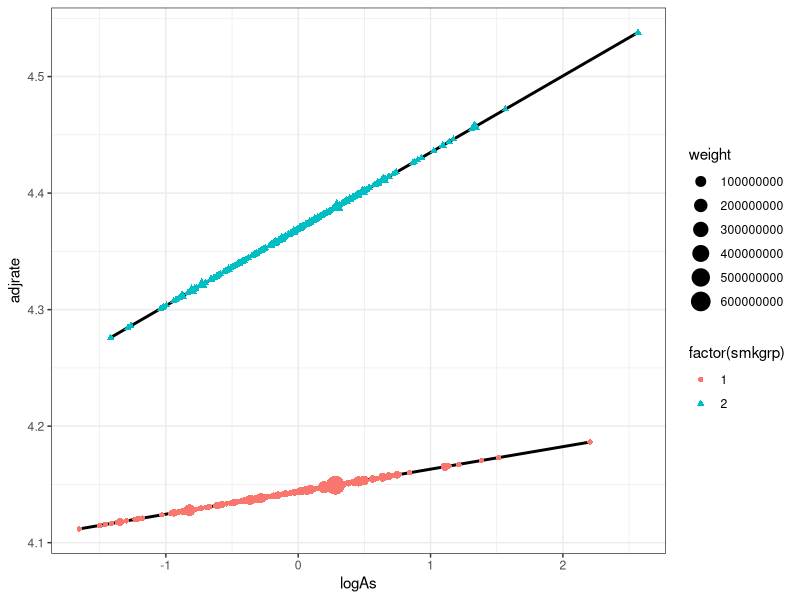
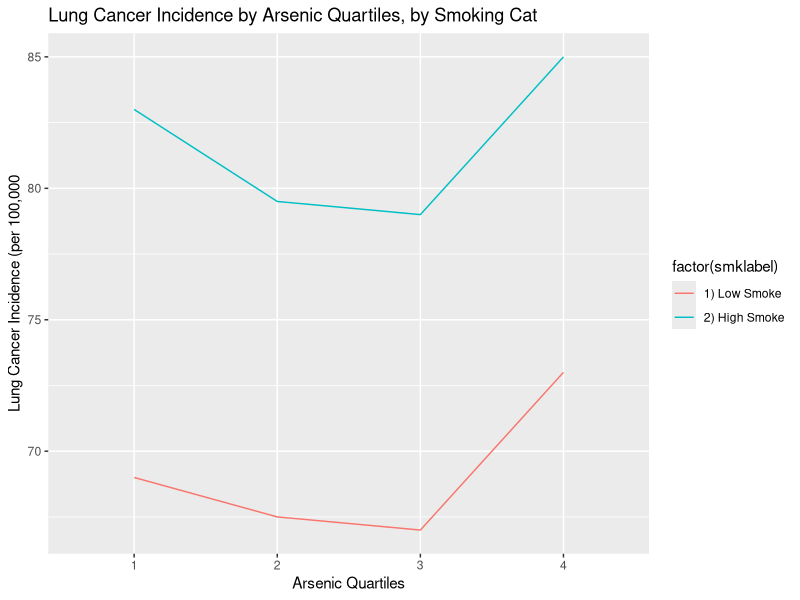
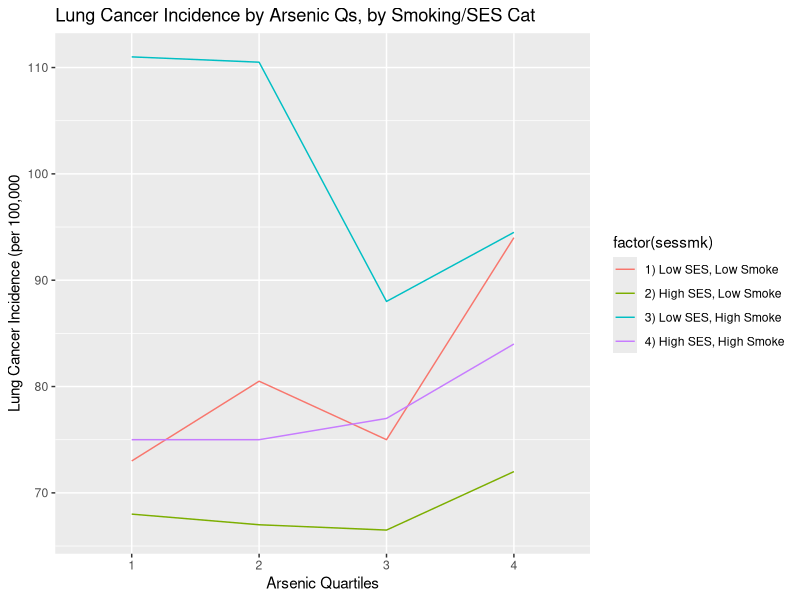
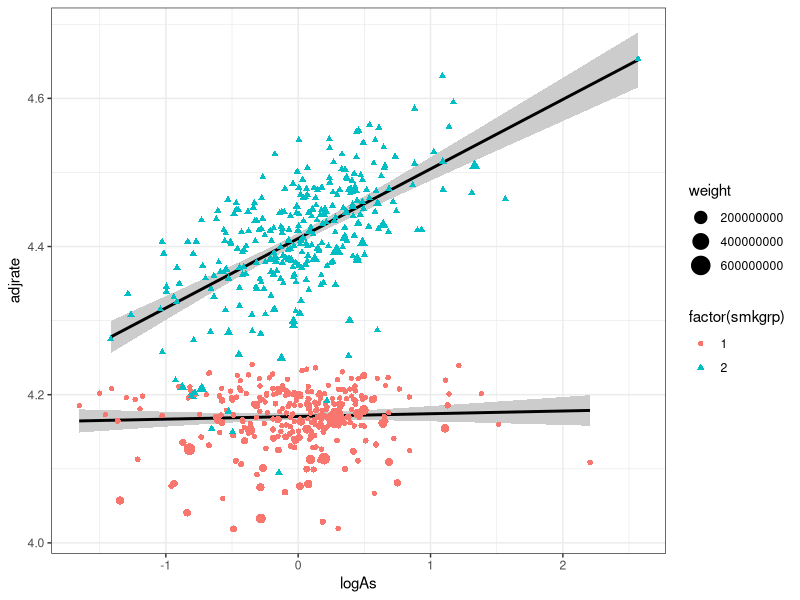
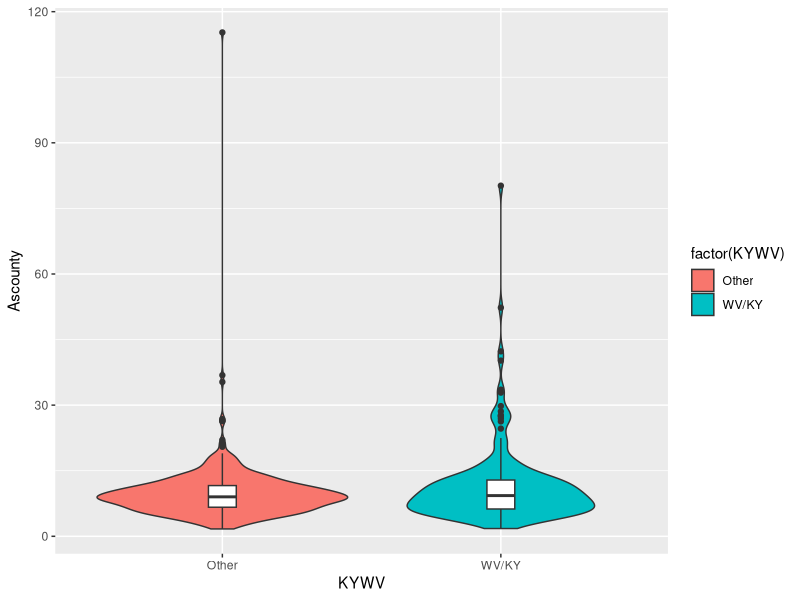
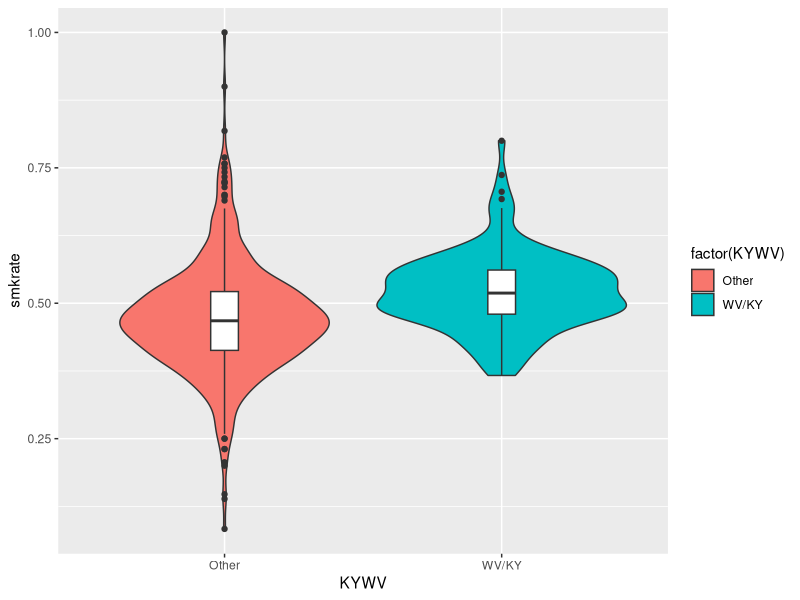
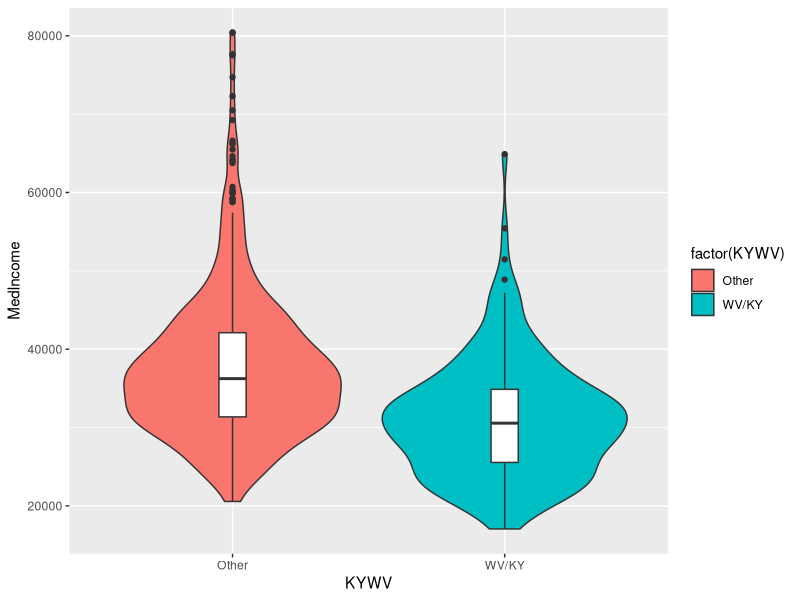
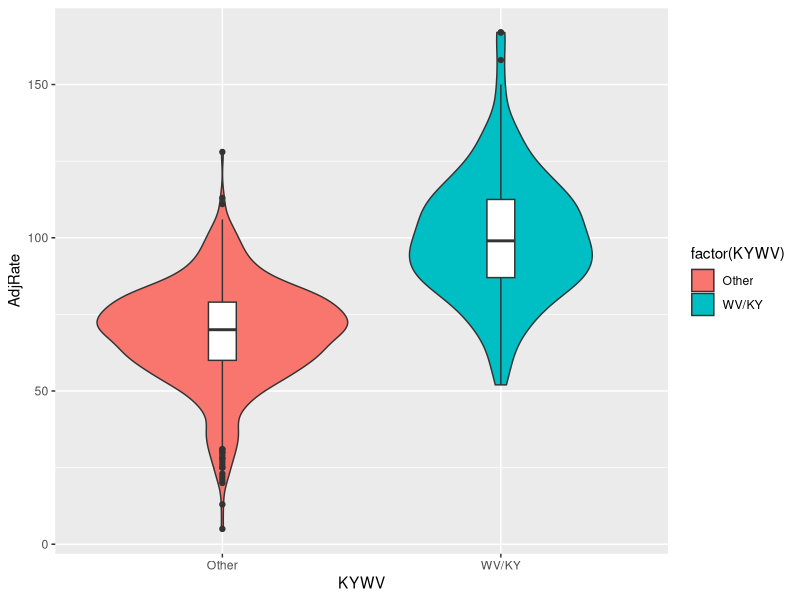

Here is the R script that generated these plots, in order:
## ---- chunk 1
library(knitr)
knitr::opts_chunk$set(error = TRUE, comment = NA, warnings = FALSE, messages = FALSE, tidy = TRUE, fig.path="Figs/", echo = TRUE, include = TRUE, digits = 3)
options(scipen=999)
## ---- chunk 2
suppressWarnings(suppressMessages(library(ggplot2)))
suppressWarnings(suppressMessages(library(dplyr)))
suppressWarnings(suppressMessages(library(tidyr)))
## ---- chunk 3
full <- read.csv("./File_S4.csv", 
                 row.names = 1) # change directory for FileS4.csv
## ---- chunk 4
full$lnAs <- log(full$Ascounty) - mean(na.omit(log(full$Ascounty))) 
full$lnInc <- log(full$MedIncome) - mean(na.omit(log(full$MedIncome))) 
full$Population <- as.numeric(as.character(full$Population))
full$lnsmk <- full$smkrate
full$lnar <- log(full$AdjRate)
## ---- chunk 5
# Poisson regression
glm1 <- glm(full$AdjRate ~ full$Ascounty, 
            family=poisson, 
            weights=as.numeric(full$Population)) 
summary(glm1)
# odds ratio with CI
glm1_odds <- exp(cbind(OR = coef(glm1), confint(glm1))) 

# Linear regression
lm1 <- lm(full$lnar ~ full$Ascounty,
          weights=as.numeric(full$Population))
summary(lm1)
# odds ratio with CI
lm1_odds <- exp(cbind(OR = coef(lm1), confint(lm1))) 
## ---- chunk 6
# Poisson regression
SESassmk <- glm(full$AdjRate ~ full$smkrate 
                + full$Ascounty 
                + full$MedIncome, 
                family=poisson, 
                weights=as.numeric(full$Population))
summary(SESassmk)
SESassmk_odds <- exp(cbind(OR = coef(SESassmk), confint(SESassmk)))

#Linear regressions
SESassmklm <- lm(full$lnar ~ full$smkrate 
                 + full$Ascounty 
                 + full$MedIncome,
                 weights=as.numeric(full$Population))
summary(SESassmklm)
SESassmklm_odds <- exp(cbind(OR = coef(SESassmklm), confint(SESassmklm)))

## ---- chunk 7
Model_and_Variable = c("Arsenic")
Coefficient = c(round(summary(glm1)$coefficients[2], digits = 4))
Std.Error = c("1.9 x 10^-6") # summary(glm1)$coefficients[4]
Odds_Ratio_CI = c(paste(c(round(glm1_odds[2,1], digits = 3), 
                          "(", round(glm1_odds[2,2], digits = 3), "-",
                          round(glm1_odds[2,3], digits = 3), ")") 
                        ,collapse = " "))
P_value = c("P<0.0001")
N = c(742)
df = data.frame(Model_and_Variable,Coefficient,Std.Error,Odds_Ratio_CI,P_value,N)
kable(df)
# should we add the P-value and N as variables?
# remove underscores from table labels?
# table in knit pdf needs to be reformatted to fit the page
# scientific notation?
# do we want to add a table for the results from the linear model?
## ---- chunk 8
Model_and_Variable = c("Arsenic","Smoking","Median Income")
Coefficient = c(round(summary(SESassmk)$coefficients[3],digits = 4),
                round(summary(SESassmk)$coefficients[2], digits = 4),
                round(summary(SESassmk)$coefficients[4], digits = 4))
Std.Error = c("1.9 x 10^-6",
              "0.0002",
              "1.31 x 10^-9")
Odds_Ratio_CI = c(paste(c(round(SESassmk_odds[3], digits = 3), "(", 
                            round(SESassmk_odds[7], digits = 3), "-", 
                            round(SESassmk_odds[11], digits = 3), ")") 
                          ,collapse = " "),
                  paste(c(round(SESassmk_odds[2], digits = 3), "(", 
                            round(SESassmk_odds[6], digits = 3), "-", 
                            round(SESassmk_odds[10], digits = 3), ")") 
                          ,collapse = " "),
                  paste(c(round(SESassmk_odds[4], digits = 3), "(", 
                            round(SESassmk_odds[8], digits = 3), "-", 
                            round(SESassmk_odds[12], digits = 3), ")") 
                          ,collapse = " "))
P_value = c("P<0.0001")
N = c(585)
df = data.frame(Model_and_Variable,Coefficient,Std.Error,Odds_Ratio_CI,P_value,N)
kable(df)
# should we add the P-value and N as variables?
# remove underscores from table labels?
# table in knit pdf needs to be reformatted to fit the page
# scientific notation?
# do we want to add a table for the results from the linear model?
## ---- chunk 9
Compound = c("Arsenic")
Low_ppm = c(1.477)
High_ppm = c(14.525)
B_Estimate = c(0.0039)
Lung_Cancer_Rate_Increase_Pct = c("5.3%")
df = data.frame(Compound,Low_ppm,High_ppm,B_Estimate,Lung_Cancer_Rate_Increase_Pct)
kable(df)
# change values in table to variables, need to move this.
## ---- chunk 10
## Estimate the 25, 50, amd 75% quartile points for each variable for the quartiles interaction models
AsCut <- NA
AsCut[1] <- as.numeric(summary(full$lnAs)[2])
AsCut[2] <- as.numeric(summary(full$lnAs)[3])
AsCut[3] <- as.numeric(summary(full$lnAs)[5])

SmkCut <- NA
SmkCut[1] <- as.numeric(summary(full$lnsmk)[2])
SmkCut[2] <- as.numeric(summary(full$lnsmk)[3])
SmkCut[3] <- as.numeric(summary(full$lnsmk)[5])

SESCut <- NA
SESCut[1] <- as.numeric(summary(full$lnInc)[2])
SESCut[2] <- as.numeric(summary(full$lnInc)[3])
SESCut[3] <- as.numeric(summary(full$lnInc)[5])

## Calculate Strat Groups ##
## Smoking Quartiles
smkgrp <- ifelse(is.na(full$lnsmk), NA, ifelse(full$lnsmk < SmkCut[1], 1, ifelse(full$lnsmk >= SmkCut[1] & full$lnsmk < SmkCut[2], 2, ifelse(full$lnsmk >= SmkCut[2] & full$lnsmk < SmkCut[3], 3, 4))))
## SES Low-Income Cutoffs
SESgrp <- ifelse(is.na(full$MedIncome), NA, ifelse(full$MedIncome < 24000 & !is.na(full$MedIncome), 1, ifelse(full$MedIncome>= 24000 & full$MedIncome< 28700, 2, ifelse(full$MedIncome >= 28700 & full$MedIncome < 38300, 3, 4))))
## SES Quartiles
#SESgrp <- ifelse(full$lnInc< -0.158, 1, ifelse(full$lnInc>=-0.158 & full$lnInc< -0.00391, 2, ifelse(full$lnInc>=-0.00391 & full$lnInc <0.1478, 3, 4)))
## Arsenic Quartiles
AsQ <- ifelse(is.na(full$lnAs), NA, ifelse(full$lnAs < AsCut[1], 1, ifelse(full$lnAs >= AsCut[1] & full$lnAs < AsCut[2], 2, ifelse(full$lnAs >= AsCut[2] & full$lnAs < AsCut[3], 3, 4))))

full$smkgrp <- ifelse(is.na(full$lnsmk), NA, ifelse(full$lnsmk < SmkCut[1], 1, ifelse(full$lnsmk >= SmkCut[1] & full$lnsmk < SmkCut[2], 2, ifelse(full$lnsmk >= SmkCut[2] & full$lnsmk < SmkCut[3], 3, 4))))
## SES Low-Income Cutoffs
full$SESgrp <- ifelse(is.na(full$MedIncome), NA, ifelse(full$MedIncome < 24000 & !is.na(full$MedIncome), 1, ifelse(full$MedIncome>= 24000 & full$MedIncome< 28700, 2, ifelse(full$MedIncome >= 28700 & full$MedIncome < 38300, 3, 4))))
## SES Quartiles
#SESgrp <- ifelse(full$lnInc< -0.158, 1, ifelse(full$lnInc>=-0.158 & full$lnInc< -0.00391, 2, ifelse(full$lnInc>=-0.00391 & full$lnInc <0.1478, 3, 4)))
## Arsenic Quartiles
full$AsQ <- ifelse(is.na(full$lnAs), NA, ifelse(full$lnAs < AsCut[1], 1, ifelse(full$lnAs >= AsCut[1] & full$lnAs < AsCut[2], 2, ifelse(full$lnAs >= AsCut[2] & full$lnAs < AsCut[3], 3, 4))))

## Quartile-Based Interaction Models
## Convert quartiles to factors
AsQf <- as.factor(AsQ)
smkgrpf <- as.factor(smkgrp)
smkgrpfbak <- smkgrpf
SESgrpf <- as.factor(SESgrp)

full$AsQf <- as.factor(full$AsQ)
full$smkgrpf <- as.factor(full$smkgrp)
full$smkgrpfbak <- full$smkgrpf
full$SESgrpf <- as.factor(full$SESgrp)
## ---- chunk 11
#############
## ARSENIC ## figure 2
#############
## Arsenic and Smoking This creates the data for the first line of table 3 and the p
## value displayed on the right graph on figure 2
smkgrpf <- smkgrpfbak
smkgrpf <- ifelse(is.na(smkgrpf), NA, ifelse(smkgrpf==1 | smkgrpf==2, 1, 2))
intAsSmk <- aov(full$AdjRate ~ SESgrpf + AsQf*smkgrpf, weights=as.numeric(full$Population))
summary(intAsSmk)

## Without SES This creates the p value displayed on the left graph for figure 2
intAsSmk2 <- aov(full$AdjRate ~ AsQf*smkgrpf, weights=as.numeric(full$Population))
summary(intAsSmk2)

## Arsenic and SES this creates the statistics for table3 second model
intAsSES <- aov(full$AdjRate ~ smkgrpf + AsQf*SESgrpf, weights=as.numeric(full$Population))
summary(intAsSES) 
## ---- chunk 12
## Plot the Interaction between Arsenic and Smoking WITHOUT SES
smkgrpf <- smkgrpfbak
smkgrpf <- ifelse(is.na(smkgrpf), NA, ifelse(smkgrpf==1 | smkgrpf==2,1,2))

# Two models are run to get the two lines for low and high smoking, unadjusted
r1 <- glm(full[smkgrpf==1,]$AdjRate ~ full[smkgrpf==1,]$lnAs, family=poisson, weights=as.numeric(full[smkgrpf==1,]$Population))
summary(r1)
r2 <- glm(full[smkgrpf==2,]$AdjRate ~ full[smkgrpf==2,]$lnAs, family=poisson, weights=as.numeric(full[smkgrpf==2,]$Population)) # run model to get the fitted values
summary(r2)

	#	this section builds the dataset from the model output for graphing
data1 <- cbind( c(t(r1$model[2]),t(r2$model[2])), # ln arsenic values
			        	c(log(r1$fitted.values),log(r2$fitted.values)), # fitted dependent vars
			        	c(r1$weights, r2$weights), # county populations
			        	c(rep("1",dim(r1$model[2])[1]), rep("2",dim(r2$model[2])[1]))) 
			        	# smoking group

data1 <- as.data.frame(data1, stringsAsFactors=FALSE)
names(data1) <- c("logAs","logRate", "weight", "smkgrp")
data1$logAs  <- as.numeric(as.character(data1$logAs))
data1$logRate <- as.numeric(as.character(data1$logRate)) # these are the fitted values
data1$weight  <- as.numeric(as.character(data1$weight))
data1$smkgrp  <- as.numeric(as.character(data1$smkgrp))
data1$adjinc  <- c(as.numeric(coef(r1)[2])*r1$model[,2]*0, as.numeric(coef(r2)[2])*r2$model[,2]*0)  # this is the increment added by arsenic, but it
                                         # is zeroed out
data1$adjrate <- data1$adjinc+data1$logRate # the same as logRate

#This creates the graph but I'm not sure if you can have the fitted line without dots

assmkp <- ggplot(data1, aes(x=logAs, y=adjrate, shape=factor(smkgrp), color=factor(smkgrp))) 
assmkp + stat_smooth(method = "glm", level=0.95, alpha=1, fill="grey80", color="black") +
		 #scale_color_manual(values=c("grey50","grey70")) +		
		 geom_point(aes(size=weight)) +
		 geom_point() +
		 theme(legend.position = "right") +
		 theme_bw()

full$smkgrpf <- full$smkgrpfbak
full$smkgrpf <- ifelse(is.na(full$smkgrpf), NA, ifelse(full$smkgrpf==1 | full$smkgrpf==2, 1, 2))

full$SESgrp2f <- full$SESgrpf
full$SESgrp2f <- ifelse(is.na(full$SESgrp2f), NA, ifelse(full$SESgrp2f==1 | full$SESgrp2f==2, 1, 2))

# This creates the combined SES and smoking group into one variable, categories 1,2 
# are the low smoking categories, important to note that the SES categories are not
# quartiles

full$sessmk = ifelse(full$SESgrp2f==1 & full$smkgrpf==1,"1) Low SES, Low Smoke",
              ifelse(full$SESgrp2f==2 & full$smkgrpf==1,"2) High SES, Low Smoke", 
              ifelse(full$SESgrp2f==1 & full$smkgrpf==2,"3) Low SES, High Smoke", 
            ifelse(full$SESgrp2f==2 & full$smkgrpf==2,"4) High SES, High Smoke",NA))))
 
# This is the graph with only two lines for the two smoking groups with actual data

full$smklabel <- ifelse(is.na(full$smkgrpf), NA, ifelse(full$smkgrpf==1,'1) Low Smoke', '2) High Smoke'))

graphfile <- full %>%
             group_by(AsQf,smklabel) %>%
             summarise(meanrate = median(AdjRate) ) 

finalgraph <- graphfile[!is.na(graphfile$AsQf) & !is.na(graphfile$smklabel),]

ggplot(finalgraph, aes(x=AsQf, y=meanrate, color=factor(smklabel))) +
         geom_line(aes(group=smklabel)) +
    ggtitle("Lung Cancer Incidence by Arsenic Quartiles, by Smoking Cat") +
    xlab("Arsenic Quartiles") +
    ylab("Lung Cancer Incidence (per 100,000")

# This graph creates four lines for the combination of SES and smoking

graphfile <- full %>%
             group_by(AsQf,sessmk) %>%
             summarise(meanrate = median(AdjRate) ) 

finalgraph <- graphfile[!is.na(graphfile$AsQf) & !is.na(graphfile$sessmk),]

ggplot(finalgraph, aes(x=AsQf, y=meanrate, color=factor(sessmk))) +
         geom_line(aes(group=factor(sessmk))) +
    ggtitle("Lung Cancer Incidence by Arsenic Qs, by Smoking/SES Cat") +
    xlab("Arsenic Quartiles") +
    ylab("Lung Cancer Incidence (per 100,000")    
  
## ---- chunk 13
## GLMS for smoking levels WITH SES
smkgrpf <- smkgrpfbak
## Bottom 50% vs Top 50%
smkgrpf <- ifelse(is.na(smkgrpf), NA, ifelse(smkgrpf==1 | smkgrpf==2, 1, 2))

r1 <- glm(full[smkgrpf==1,]$AdjRate ~ full[smkgrpf==1,]$lnAs + full[smkgrpf==1,]$MedIncome, family=poisson, weights=as.numeric(full[smkgrpf==1,]$Population))
summary(r1)
r2 <- glm(full[smkgrpf==2,]$AdjRate ~ full[smkgrpf==2,]$lnAs + full[smkgrpf==2,]$MedIncome, family=poisson, weights=as.numeric(full[smkgrpf==2,]$Population))
summary(r2)

## Plot the Interaction between Arsenic and Smoking with SES
data1 <- cbind( c(t(r1$model[2]),t(r2$model[2])), # ln arsenic values
				c(log(r1$fitted.values),log(r2$fitted.values)), # fitted dependent variables
				c(r1$weights, r2$weights),  # county populations
				c(rep("1",dim(r1$model[2])[1]), rep("2",dim(r2$model[2])[1]))) # number of                                                                # counties in each smoking group
data1 <- as.data.frame(data1, stringsAsFactors=FALSE)
names(data1) <- c("logAs","logRate", "weight", "smkgrp")
data1$logAs  <- as.numeric(as.character(data1$logAs))
data1$logRate <- as.numeric(as.character(data1$logRate))
data1$weight  <- as.numeric(as.character(data1$weight))
data1$smkgrp  <- as.numeric(as.character(data1$smkgrp))
data1$adjinc  <- c(as.numeric(coef(r1)[2])*r1$model[,2], as.numeric(coef(r2)[2])*r2$model[,2]) # this is the increment added by arsenic
data1$adjrate <- data1$adjinc+data1$logRate
#data1$adjrate <- data1$logRate # turn off the adjustment to the fitted values

assmkp <- ggplot(data1, aes(x=logAs, y=adjrate, shape=factor(smkgrp), color=factor(smkgrp))) 
assmkp + stat_smooth(method = "glm", level=0.95, alpha=1, fill="grey80", color="black") +
		 #scale_color_manual(values=c("grey50","grey70")) +		
		 geom_point(aes(size=weight)) +
  	 geom_point() +
		 theme(legend.position = "right") +
		theme_bw()

## ---- chunk 14
Interaction_Pair = c("Arsenic:Smoking","Arsenic:MCI")
DF = c(3,9)
F_value = c(2.6595,1.7798)
P_value = c(0.04747, 0.06914)
df = data.frame(Interaction_Pair, DF, F_value, P_value)
kable(df)
# change values in table to variables
## ---- chunk 15
# arsenic
KYWVas <- na.omit(full[full$SFIPS==21 | full$SFIPS==54,]$Ascounty)
notKYWVas <- na.omit(full[full$SFIPS!=21 & full$SFIPS!=54,]$Ascounty)
KYWVdf <- KYWVas %>% 
  as.data.frame() %>%
  mutate(KYWV="WV/KY") %>% 
  select("Ascounty"=1,"KYWV"=2)
notKYWVdf <- notKYWVas %>% 
  as.data.frame() %>%
  mutate(KYWV="Other") %>% 
  select("Ascounty"=1,"KYWV"=2)
KYWVcombined = merge(KYWVdf, notKYWVdf, all=TRUE)
KYWVcombined %>% 
  ggplot(aes(x=KYWV,y=Ascounty)) +
  geom_violin(aes(fill = factor(KYWV))) +
  geom_boxplot(width=0.1)
## ---- chunk 16
# smoking
KYWVsmk <- na.omit(full[full$SFIPS==21 | full$SFIPS==54,]$smkrate)
notKYWVsmk <- na.omit(full[full$SFIPS!=21 & full$SFIPS!=54,]$smkrate)
KYWVdf <- KYWVsmk %>% 
  as.data.frame() %>%
  mutate(KYWV="WV/KY") %>% 
  select("smkrate"=1,"KYWV"=2)
notKYWVdf <- notKYWVsmk %>% 
  as.data.frame() %>%
  mutate(KYWV="Other") %>% 
  select("smkrate"=1,"KYWV"=2)
KYWVcombined = merge(KYWVdf,notKYWVdf,all=TRUE)
KYWVcombined %>% 
  ggplot(aes(x=KYWV,y=smkrate)) +
  geom_violin(aes(fill = factor(KYWV))) +
  geom_boxplot(width=0.1)
## ---- chunk 17
# income
KYWVmed <- na.omit(full[full$SFIPS==21 | full$SFIPS==54,]$MedIncome)
notKYWVmed <- na.omit(full[full$SFIPS!=21 & full$SFIPS!=54,]$MedIncome) 
KYWVdf <- KYWVmed %>% 
  as.data.frame() %>%
  mutate(KYWV="WV/KY") %>% 
  select("MedIncome"=1,"KYWV"=2)
notKYWVdf <- notKYWVmed %>% 
  as.data.frame() %>%
  mutate(KYWV="Other") %>% 
  select("MedIncome"=1,"KYWV"=2)
KYWVcombined = merge(KYWVdf,notKYWVdf,all=TRUE)
KYWVcombined %>% 
  ggplot(aes(x=KYWV,y=MedIncome)) +
  geom_violin(aes(fill = factor(KYWV))) +
  geom_boxplot(width=0.1)
## ---- chunk 18
# lung cancer incidence rate
KYWVrate <- na.omit(full[full$SFIPS==21 | full$SFIPS==54,]$AdjRate)
notKYWVrate	<- na.omit(full[full$SFIPS!=21 & full$SFIPS!=54,]$AdjRate) 
KYWVdf <- KYWVrate %>% 
  as.data.frame() %>%
  mutate(KYWV="WV/KY") %>% 
  select("AdjRate"=1,"KYWV"=2)
notKYWVdf <- notKYWVrate %>% 
  as.data.frame() %>%
  mutate(KYWV="Other") %>% 
  select("AdjRate"=1,"KYWV"=2)
KYWVcombined = merge(KYWVdf,notKYWVdf,all=TRUE)
KYWVcombined %>% 
  ggplot(aes(x=KYWV,y=AdjRate)) + 
  geom_violin(aes(fill = factor(KYWV))) +
  geom_boxplot(width=0.1)
